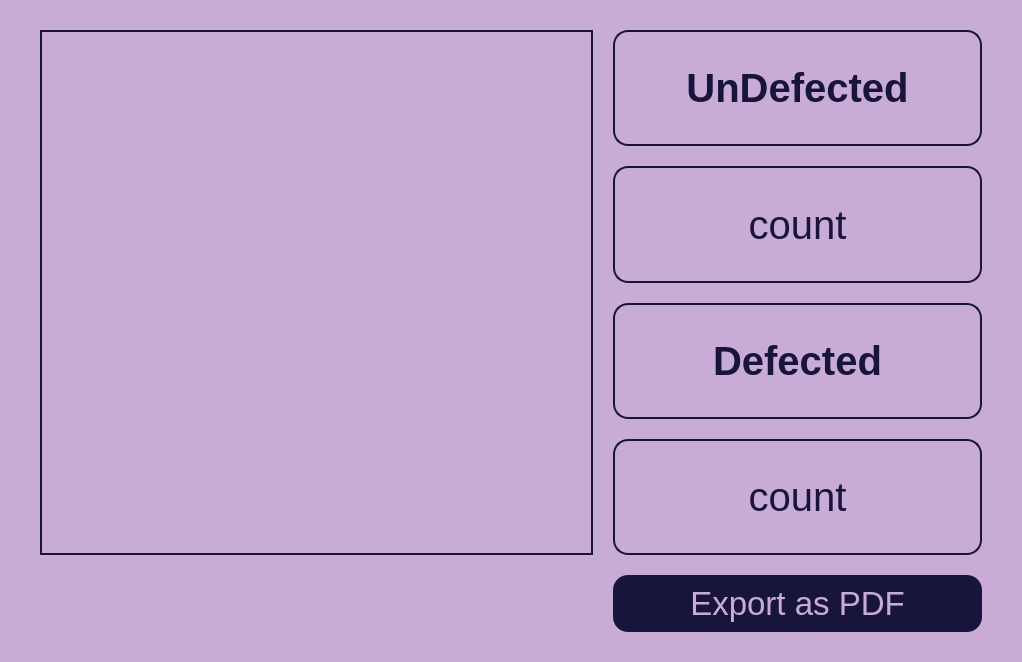
<?xml version="1.0" encoding="UTF-8"?>
<ui version="4.0">
 <class>Report</class>
 <widget class="QWidget" name="Report">
  <property name="geometry">
   <rect>
    <x>0</x>
    <y>0</y>
    <width>1022</width>
    <height>662</height>
   </rect>
  </property>
  <property name="windowTitle">
   <string>Form</string>
  </property>
  <property name="styleSheet">
   <string notr="true"/>
  </property>
  <layout class="QHBoxLayout" name="horizontalLayout">
   <property name="spacing">
    <number>0</number>
   </property>
   <property name="leftMargin">
    <number>0</number>
   </property>
   <property name="topMargin">
    <number>0</number>
   </property>
   <property name="rightMargin">
    <number>0</number>
   </property>
   <property name="bottomMargin">
    <number>0</number>
   </property>
   <item>
    <widget class="QWidget" name="gridWidget" native="true">
     <property name="styleSheet">
      <string notr="true">background-color:#C8ACD6</string>
     </property>
     <layout class="QGridLayout" name="gridLayout" rowstretch="1,1,1,1,0" columnstretch="3,2">
      <property name="leftMargin">
       <number>40</number>
      </property>
      <property name="topMargin">
       <number>30</number>
      </property>
      <property name="rightMargin">
       <number>40</number>
      </property>
      <property name="bottomMargin">
       <number>30</number>
      </property>
      <property name="spacing">
       <number>20</number>
      </property>
      <item row="2" column="1">
       <widget class="QLabel" name="label_3">
        <property name="font">
         <font>
          <pointsize>30</pointsize>
          <bold>true</bold>
         </font>
        </property>
        <property name="styleSheet">
         <string notr="true">color: #17153B;
border: 2px solid  #17153B;
border-radius:15px;</string>
        </property>
        <property name="text">
         <string>Defected</string>
        </property>
        <property name="alignment">
         <set>Qt::AlignmentFlag::AlignCenter</set>
        </property>
       </widget>
      </item>
      <item row="3" column="1">
       <widget class="QLabel" name="label_4">
        <property name="font">
         <font>
          <pointsize>30</pointsize>
         </font>
        </property>
        <property name="styleSheet">
         <string notr="true">color: #17153B;
border: 2px solid  #17153B;
border-radius:15px;</string>
        </property>
        <property name="text">
         <string>count</string>
        </property>
        <property name="alignment">
         <set>Qt::AlignmentFlag::AlignCenter</set>
        </property>
       </widget>
      </item>
      <item row="1" column="1">
       <widget class="QLabel" name="label_2">
        <property name="font">
         <font>
          <pointsize>30</pointsize>
         </font>
        </property>
        <property name="styleSheet">
         <string notr="true">color: #17153B;
border: 2px solid  #17153B;
border-radius:15px;</string>
        </property>
        <property name="text">
         <string>count</string>
        </property>
        <property name="alignment">
         <set>Qt::AlignmentFlag::AlignCenter</set>
        </property>
       </widget>
      </item>
      <item row="0" column="1">
       <widget class="QLabel" name="label">
        <property name="font">
         <font>
          <pointsize>30</pointsize>
          <bold>true</bold>
         </font>
        </property>
        <property name="styleSheet">
         <string notr="true">color: #17153B;
border: 2px solid  #17153B;
border-radius:15px;</string>
        </property>
        <property name="text">
         <string>UnDefected</string>
        </property>
        <property name="alignment">
         <set>Qt::AlignmentFlag::AlignCenter</set>
        </property>
       </widget>
      </item>
      <item row="0" column="0" rowspan="4">
       <widget class="QWidget" name="widget" native="true">
        <property name="styleSheet">
         <string notr="true">border: 2px solid #17153B;</string>
        </property>
       </widget>
      </item>
      <item row="4" column="1">
       <widget class="QPushButton" name="pushButton">
        <property name="sizePolicy">
         <sizepolicy hsizetype="Minimum" vsizetype="Preferred">
          <horstretch>0</horstretch>
          <verstretch>0</verstretch>
         </sizepolicy>
        </property>
        <property name="font">
         <font>
          <pointsize>25</pointsize>
         </font>
        </property>
        <property name="styleSheet">
         <string notr="true">background-color: #17153B;
color: #C8ACD6;
border-radius: 15px;
padding:10px;</string>
        </property>
        <property name="text">
         <string>Export as PDF</string>
        </property>
       </widget>
      </item>
     </layout>
    </widget>
   </item>
  </layout>
 </widget>
 <resources/>
 <connections/>
</ui>
